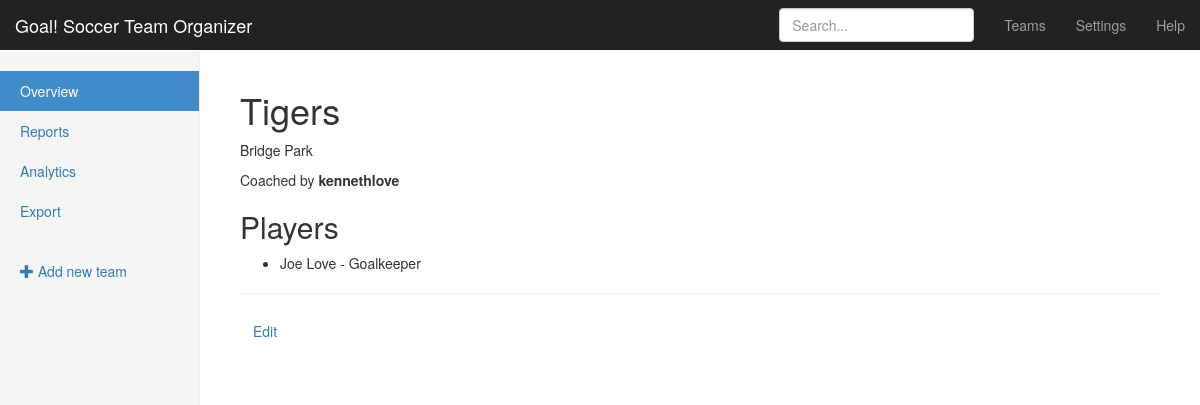
/teams/1/, run on the app's committed database.
### teams/models.py (models this page shows, shortened)
class Team(models.Model):
    name = models.CharField(max_length=255)
    coach = models.ForeignKey(User, related_name='teams')
    practice_location = models.CharField(max_length=255)

class Player(models.Model):
    name = models.CharField(max_length=255)
    age = models.PositiveIntegerField()
    position = models.CharField(choices=POSITIONS, max_length=3)
    team = models.ForeignKey(Team, related_name='players')

### teams/views.py (the view)
# urls.py: url(r'^(?P<pk>\d+)/$', views.TeamDetailView.as_view(), name='detail'),
class TeamDetailView(UpdateView, DetailView):
    fields = ('name', 'practice_location', 'coach')
    model = models.Team
    template_name = 'teams/team_detail.html'

### teams/templates/teams/team_detail.html (shortened to what this page needs)
{% extends "teams/_layout.html" %}
{% block body_content %}
<h1>{{ team.name  }}</h1>
<p class="muted">{{ team.practice_location }}</p>
<p>Coached by <strong>{{ team.coach.get_full_name|default:team.coach }}</strong></p>
<h2>Players</h2>
<ul>
{% for player in team.players.all %}
	<li>{{ player.name }} - {{ player.get_position_display }}</li>
{% endfor %}
</ul>
<hr>
<p><a href="{% url 'teams:update' pk=team.pk %}" class="btn">Edit</a></p>
{% endblock %}

### assets/css/goal.css (style rules this page uses)
body { padding-top: 50px; }

### data on the page
Team: name "Tigers", practice_location "Bridge Park", coach.get_full_name "kennethlove"
Player: name "Joe Love", position "Goalkeeper"
